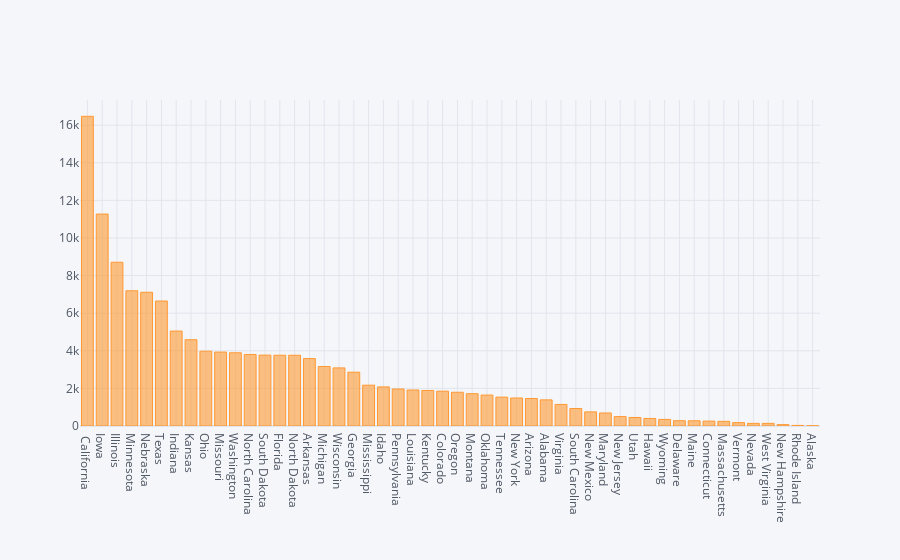

This figure's notebook cell:
### Code cell
df.groupby('state').sum()['total exports'].sort_values(ascending=False).iplot(kind='bar')

### Figure 1 — Plotly figure (JSON) as saved in the notebook; plotly's stock layout.template omitted (floating-point values rounded to 4 significant figures)
{"data": [{"marker": {"color": "rgba(255, 153, 51, 0.6)", "line": {"color": "rgba(255, 153, 51, 1.0)", "width": 1}}, "name": "total exports", "orientation": "v", "text": "", "type": "bar", "x": [" California", "Iowa", "Illinois", "Minnesota", "Nebraska", "Texas", "Indiana", "Kansas", "Ohio", "Missouri", "Washington", "North Carolina", "South Dakota", "Florida", "North Dakota", "Arkansas", "Michigan", "Wisconsin", "Georgia", "Mississippi", "Idaho", "Pennsylvania", "Louisiana", "Kentucky", "Colorado", "Oregon", "Montana", "Oklahoma", "Tennessee", "New York", "Arizona", "Alabama", "Virginia", "South Carolina", "New Mexico", "Maryland", "New Jersey", "Utah", "Hawaii", "Wyoming", "Delaware", "Maine", "Connecticut", "Massachusetts", "Vermont", "Nevada", "West Virginia", "New Hampshire", "Rhode Island", "Alaska"], "y": [16470.0, 11270.0, 8709.0, 7192.0, 7114.0, 6648.0, 5050.0, 4589.0, 3980.0, 3933.0, 3895.0, 3806.0, 3770.0, 3764.0, 3762.0, 3586.0, 3164.0, 3090.0, 2861.0, 2171.0, 2079.0, 1970.0, 1914.0, 1889.0, 1851.0, 1795.0, 1718, 1646.0, 1535.0, 1489.0, 1463.0, 1391.0, 1146.0, 929.9, 751.6, 692.8, 500.4, 453.4, 401.8, 349.7, 282.2, 278.4, 259.6, 248.7, 180.1, 139.9, 138.9, 73.06, 31.59, 13.31]}], "layout": {"legend": {"bgcolor": "#F5F6F9", "font": {"color": "#4D5663"}}, "paper_bgcolor": "#F5F6F9", "plot_bgcolor": "#F5F6F9", "title": {"font": {"color": "#4D5663"}}, "xaxis": {"gridcolor": "#E1E5ED", "showgrid": true, "tickfont": {"color": "#4D5663"}, "title": {"font": {"color": "#4D5663"}, "text": ""}, "zerolinecolor": "#E1E5ED"}, "yaxis": {"gridcolor": "#E1E5ED", "showgrid": true, "tickfont": {"color": "#4D5663"}, "title": {"font": {"color": "#4D5663"}, "text": ""}, "zerolinecolor": "#E1E5ED"}}}
